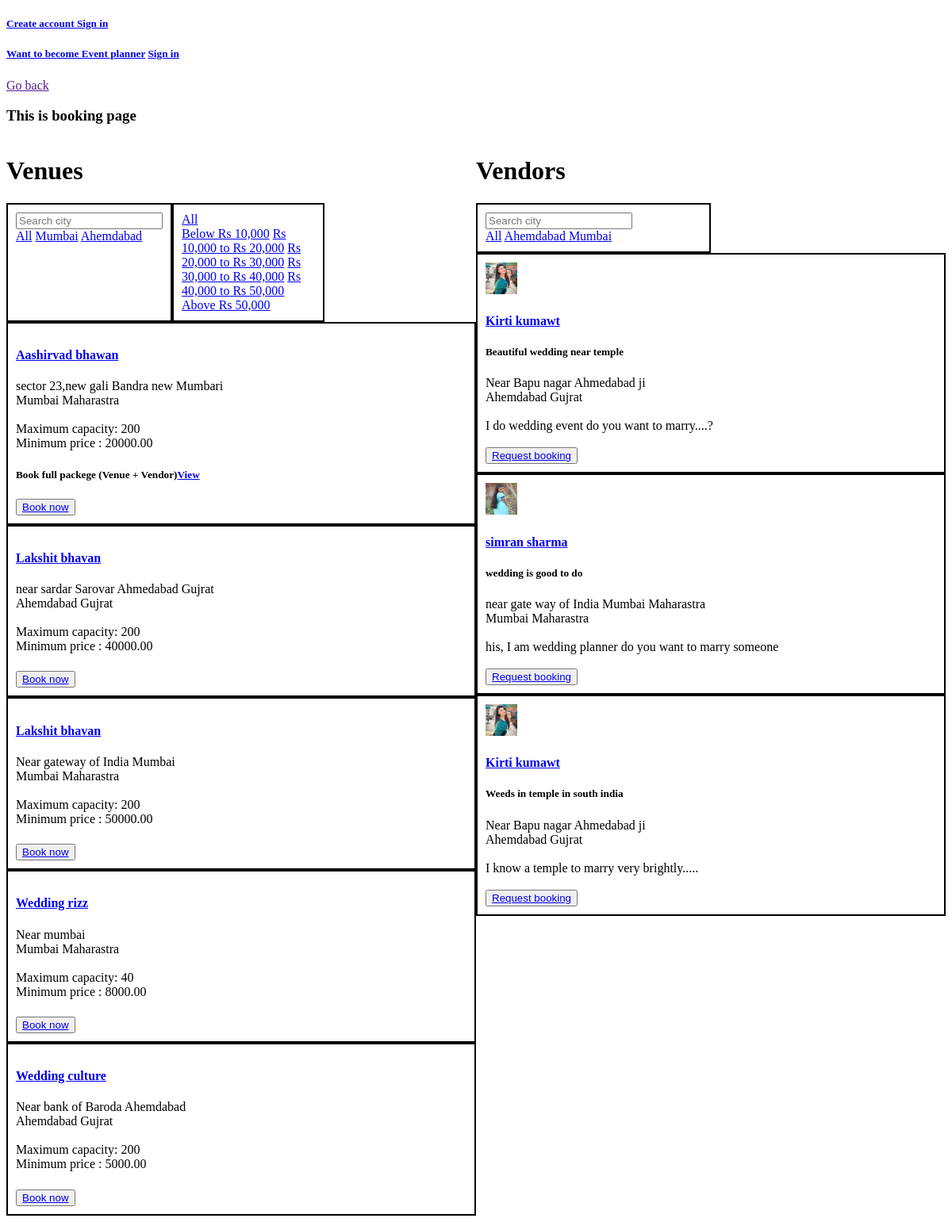
Screenshot of /book/1/ with the database file from the repository.
### EventPlanner/models.py (models this page shows, shortened)
class Venue(models.Model):
    name = models.CharField(max_length=100,null=False,blank=False)
    about = models.TextField(blank=True,null=True)
    min_price = models.DecimalField(max_digits=10, decimal_places=2,null=True,blank=True)
    max_capacity = models.IntegerField(null=False,blank=False)
    location = models.TextField(null=False,blank=False)
    city = models.CharField(max_length=20,null=False,blank=False)
    state = models.CharField(choices=venue_choices,max_length=50,null=False,blank=False)
    vendors = models.ManyToManyField(User,null=True,blank=True)
    category = models.ManyToManyField(Category)
    service_offered = models.TextField(null=True,blank=True)
    contact_info = models.TextField(null=False,blank=False)
    venue_images = models.ManyToManyField('Image', blank=True,null = True)

class Event(models.Model):
    category = models.ForeignKey(Category,on_delete=models.CASCADE)
    event_planner = models.ForeignKey(User,on_delete=models.CASCADE,null=True)
    name = models.CharField(max_length=100)
    description = models.TextField(null=True,blank=True)

class UserProfile(models.Model):
    user = models.OneToOneField(User,on_delete=models.CASCADE)
    user_type = models.CharField(choices=user_type_choices,max_length=50)
    contact_info = models.CharField(max_length=200,blank=True,null=True,verbose_name='Contact information')
    company_name = models.CharField(max_length=50,blank=True,null=True)
    website = models.URLField(max_length=200,blank=True,null=True)
    about = models.TextField(blank=True,null=True)
    city = models.CharField(max_length=20,null=False,blank=False)
    state = models.CharField(max_length=20,null=False,blank=False)
    location = models.TextField(blank=True,null=True)
    service_offered = models.TextField(blank=True,null=True)
    profile_picture = models.ImageField(upload_to = 'images/',null=True,blank = True)
    vendor_images = models.ManyToManyField('Image', blank=True,null = True)

### customer/views.py (the view, shortened to what this page needs)
# urls.py: path('book/<int:pk>/',views.book),
def book(request,pk):
    if not request.user.is_authenticated or request.user.userprofile.user_type == 'is_customer':
        error = None
        category = Category.objects.get(id = pk)
        events_on_category = Event.objects.filter(category = category)
        events = Event.objects.filter(category = category)
        venues = Venue.objects.filter(category = category)
        venues_on_category = Venue.objects.filter(category = category)
        if request.method == 'GET':
            venue_city = request.GET.get('venue-city')
            min_price = request.GET.get('min_price')
            max_price = request.GET.get('max_price')
            vendor_city = request.GET.get('vendor-city')
            vendor_name = request.GET.get('vendor-name')
            vendor_first_name = request.GET.get('vendor-first-name')
            vendor_last_name = request.GET.get('vendor-last-name')
            try:
                if venue_city and not min_price:
                    venues = Venue.objects.filter(category = category,city__icontains = venue_city)
                if min_price and max_price and not venue_city:
                    venues = Venue.objects.filter(category = category,min_price__lt = float(max_price),min_price__gte = float(min_price))
                if min_price and max_price and venue_city:
                    venues = Venue.objects.filter(category=category,city__icontains = venue_city,min_price__lt = float(max_price),min_price__gte = float(min_price))
            except:
                pass
        context = {'error':error,'events':events,'venues':venues,'pk':pk,'venue_city':venue_city,'min_price':min_price,'max_price':max_price,'vendor_city':vendor_city,'events_on_category':events_on_category,'venues_on_category':venues_on_category}
        return render(request,'customer/booking.html',context)

### customer/templates/customer/booking.html (shortened to what this page needs)
{% extends 'customer/home.html' %}
{% block content %}
{% load static %}
<p><a href="{{request.META.HTTP_REFERER}}">Go back</a></p>
<h3>This is booking page </h3>
<div class="grid-div">
    {% if venues %}
    <div>
        <h1>Venues</h1>
        <div class="filter-div-event">
            <div class="filter">
                <form action="" method="GET">
                    <input type="text" placeholder="Search city" name="venue-city">
                </form>
                <a href="/book/{{pk}}/">All</a>
                {% for venue in venues %}
                {% if not min_price %}
                <a href="/book/{{pk}}/?venue-city={{venue.city}}"
                    class="venue-{{venue.city}} venue-city">{{venue.city}}</a>
                {% else %}
                <a href="/book/{{pk}}/?min_price={{min_price}}&max_price={{max_price}}&venue-city={{venue.city}}"
                    class="venue-{{venue.city}} venue-city">{{venue.city}}</a>
                {% endif %}
                {% endfor %}
            </div>
            <div class="filter">
                <a href="/book/{{pk}}/">All</a>
                {% if not venue_city %}
                <div>
                    <a href="/book/{{pk}}/?min_price=0&max_price=9999">Below Rs 10,000</a>
                    <a href="/book/{{pk}}/?min_price=10000&max_price=19999">Rs 10,000 to Rs 20,000</a>
                    <a href="/book/{{pk}}/?min_price=20000&max_price=29999">Rs 20,000 to Rs 30,000</a>
                    <a href="/book/{{pk}}/?min_price=30000&max_price=39999">Rs 30,000 to Rs 40,000</a>
                    <a href="/book/{{pk}}/?min_price=40000&max_price=49999">Rs 40,000 to Rs 50,000</a>
                    <a href="/book/{{pk}}/?min_price=50000&max_price=10000000000">Above Rs 50,000</a>
                </div>
                {% endif %}
            </div>
        </div>
        {% for venue in venues %}
        <div class="event-info-div">
            <a href="/venue-info/{{venue.id}}/">
                <h4>{{venue.name}}</h4>
            </a>
            <div>{{venue.location}}</div>
            <div>{{venue.city}} {{venue.state}}</div>
            <br>
            <div>Maximum capacity: {{venue.max_capacity}}</div>
            <div>Minimum price : {{venue.min_price}}</div>
            <h5>
                {% if venue.vendors.all %}
                <div> Book full packege (Venue + Vendor)<a href="/full-package/{{venue.id}}/">View</a></div>
                {% endif %}
            </h5>
            {% if request.user.is_authenticated %}
            {% if request.user.userprofile.user_type == 'is_customer' %}
            <form action="/create-book/" method="POST">
                {% csrf_token %}
                <input type="date" name="date" placeholder="date" required>
                <input type="time" name="time" placeholder="time">
                <input type="hidden" value="{{venue.id}}" name="venue_id">
                <button type="submit">Book now</button>
                {% endif %}
                {% else %}
                <button class="un-auth-book"><a href="/login-C/">Book now</a></button>
                {% endif %}
        </div>
        {% endfor %}
    </div>
    {% endif %}
    {% if events %}
    <div>
        <h1>Vendors</h1>
        <div class="filter-div-vendor">
            <div class="filter">
                <form action="" method="GET">
                    <input type="text" placeholder="Search city" name="vendor-city">
                </form>
                <a href="/book/{{pk}}/">All</a>
                {% for event in events %}
                <a href="/book/{{pk}}/?vendor-city={{event.event_planner.userprofile.city}}"
                    class="vendor-{{event.event_planner.userprofile.city}} vendor-city">{{event.event_planner.userprofile.city}}
                </a>
                {% endfor %}
            </div>
        </div>
            {% for event in events %}
            <div class="event-info-div">
                {% if event.event_planner.userprofile.profile_picture %}
                <a href="/event-planner-info/{{event.event_planner.id}}/">
                    <div> <img src="{{event.event_planner.userprofile.profile_picture.url}}" alt="" width="40" height="40"></div>
                </a>
                <a href="/event-planner-info/{{event.event_planner.id}}/">
                    <div><h4>{{event.event_planner.first_name}} {{event.event_planner.last_name}}</h4></div>
                </a>
                {% endif %}
                <div>
                    <h5>{{event.name}}</h5>
                </div>
                <div>
                    {{event.event_planner.userprofile.location}}
                </div>
                <div>
                    {{event.event_planner.userprofile.city}} {{event.event_planner.userprofile.state}}
                </div>
                <br>
                <div>{{event.description}}</div>
                <br>
                    {% if request.user.is_authenticated %}
                        {% if request.user.userprofile.user_type == 'is_customer' %}
                        <form action="/create-book/" method="POST">
                            {% csrf_token %}
                            <div><b>Select your location :</b> <input type="text" name="location" placeholder="location" required></div>
                            <br>
                            <input type="date" name="date" placeholder="date" required>
                            <input type="time" name="time" placeholder="time">
                            <input type="hidden" value="{{event.event_planner.id}}" name="vendor_id">
                            <button type="submit">Request booking</button>
                        </form>
                        {% endif %}
                    {% else %}
                    <button class="un-auth-book"><a href="/login-C/">Request booking</a></button>
                    {% endif %}
            </div>
            {% endfor %}
    </div>
    {% endif %}
</div>
{% endblock %}

### customer/templates/customer/booking.html (style rules this page uses)
.event-info-div { border: 2px solid #000; padding: 10px; }
.grid-div { display: grid; grid-template-columns: 1fr 1fr; }
.filter-div-event { display: grid; grid-template-columns: 1fr 1fr 1fr; }
.filter-div-vendor { display: grid; grid-template-columns: 1fr 1fr; }
.filter { border: 2px solid #000; padding: 10px; }

### rows the page displays
Venue: city "Mumbai", name "Aashirvad bhawan", location "sector 23,new gali Bandra new Mumbari", state "Maharastra", max_capacity "200", min_price "20000.00"
Venue: city "Ahemdabad", name "Lakshit bhavan", location "near sardar Sarovar Ahmedabad Gujrat", state "Gujrat", max_capacity "200", min_price "40000.00"
Venue: name "Lakshit bhavan", location "Near gateway of India Mumbai", city "Mumbai", state "Maharastra", max_capacity "200", min_price "50000.00"
Venue: name "Wedding rizz", location "Near mumbai", city "Mumbai", state "Maharastra", max_capacity "40", min_price "8000.00"
Venue: name "Wedding culture", location "Near bank of Baroda Ahemdabad", city "Ahemdabad", state "Gujrat", max_capacity "200", min_price "5000.00"
Event: event_planner.userprofile.city "Ahemdabad", event_planner.userprofile.profile_picture (picture), event_planner.first_name "Kirti", event_planner.last_name "kumawt", name "Beautiful wedding near temple", event_planner.userprofile.location "Near Bapu nagar Ahmedabad ji", event_planner.userprofile.state "Gujrat", description "I do wedding event do you want to marry....?"
Event: event_planner.userprofile.city "Mumbai", event_planner.userprofile.profile_picture (picture), event_planner.first_name "simran", event_planner.last_name "sharma", name "wedding is good to do", event_planner.userprofile.location "near gate way of India Mumbai Maharastra", event_planner.userprofile.state "Maharastra", description "his, I am wedding planner do you want to marry someone"
Event: event_planner.userprofile.profile_picture (picture), event_planner.first_name "Kirti", event_planner.last_name "kumawt", name "Weeds in temple in south india", event_planner.userprofile.location "Near Bapu nagar Ahmedabad ji", event_planner.userprofile.city "Ahemdabad", event_planner.userprofile.state "Gujrat", description "I know a temple to marry very brightly....."
